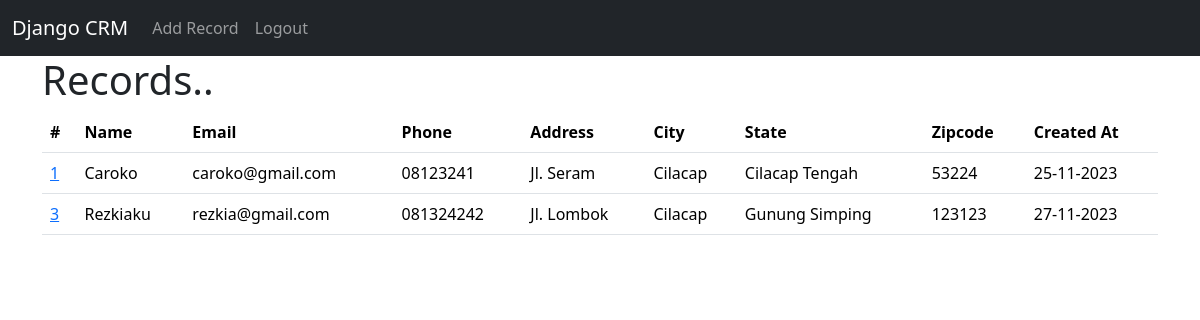
The app's page / (signed in) with its own data.
### website/models.py (models this page shows, shortened)
class Record(models.Model):
    created_at = models.DateTimeField(auto_now_add=True)
    first_name = models.CharField(max_length=50)
    last_name = models.CharField(max_length=50)
    email = models.CharField(max_length=100)
    phone = models.CharField(max_length=15)
    address = models.CharField(max_length=100)
    city = models.CharField(max_length=50)
    state = models.CharField(max_length=50)
    zipcode =models.CharField(max_length=20)

### website/views.py (the view)
# urls.py: path('', views.home, name='home'),
def home(request):
    records = Record.objects.all()
    if request.method == 'POST':
        username = request.POST['username']
        password = request.POST['password']
        user = authenticate(request, username=username, password=password)
        if user is not None:
            login(request, user)
            messages.success(request, "You Have Been Logged In")
            return redirect('home')
        else:
            messages.success(request, "There Was An Error")
            return redirect('home')
    else:
        return render(request, 'home.html',{'Record':records})

### website/templates/home.html (shortened to what this page needs)
{% extends 'base.html' %}
{% block content%}
<div >
    {% if user.is_authenticated %}
        <h1>Records..</h1>
        <table class="table">
            <thead>
              <tr>
                <th scope="col">#</th>
                <th scope="col">Name</th>
                <th scope="col">Email</th>
                <th scope="col">Phone</th>
                <th scope="col">Address</th>
                <th scope="col">City</th>
                <th scope="col">State</th>
                <th scope="col">Zipcode</th>
                <th scope="col">Created At</th>
              </tr>
            </thead>
            <tbody>
        {% if Record %}
            {% for record in Record %}
                <tr>
                    <td><a href="{% url 'record' record.id %}">{{record.id}}</a></td>
                    <td>{{record.first_name}}</td>
                    <td>{{record.email}}</td>
                    <td>{{record.phone}}</td>
                    <td>{{record.address}}</td>
                    <td>{{record.city}}</td>
                    <td>{{record.state}}</td>
                    <td>{{record.zipcode}}</td>
                    <td>{{record.created_at|date:"d-m-Y"}}</td>
                </tr>
            {% endfor %}
            </tbody>
        </table>
        {% endif %}
    {% endif %}
{% endblock %}

### website/templates/base.html (shortened to what this page needs)
<!doctype html>
<html lang="en">
  <head>
    <link href="https://cdn.jsdelivr.net/npm/bootstrap@5.3.2/dist/css/bootstrap.min.css" rel="stylesheet">
  </head>
  <body>
    {% include 'navbar.html'%}
    <div class="container">
    {% block content %}
    {% endblock %}
    </div>
  </body>
</html>

### website/templates/navbar.html (shortened to what this page needs)
<nav class="navbar navbar-expand-lg navbar-dark bg-dark">
    <div class="container-fluid">
      <a class="navbar-brand" href="{% url 'home' %}">Django CRM</a>
      <div class="collapse navbar-collapse" id="navbarSupportedContent">
        <ul class="navbar-nav me-auto mb-2 mb-lg-0">
          {% if user.is_authenticated %}
          <li class="nav-item">
            <a class="nav-link" href="{% url 'add_record' %}">Add Record</a>
          </li>
          <li class="nav-item">
            <a class="nav-link" href="{% url 'logout' %}">Logout</a>
          </li>
          {% endif %}
        </ul>
      </div>
    </div>
  </nav>

### records on screen
Record: id "1", first_name "Caroko", email "caroko@gmail.com", phone "08123241", address "Jl. Seram", city "Cilacap", state "Cilacap Tengah", zipcode "53224", created_at "25-11-2023"
Record: id "3", first_name "Rezkiaku", email "rezkia@gmail.com", phone "081324242", address "Jl. Lombok", city "Cilacap", state "Gunung Simping", zipcode "123123", created_at "27-11-2023"
